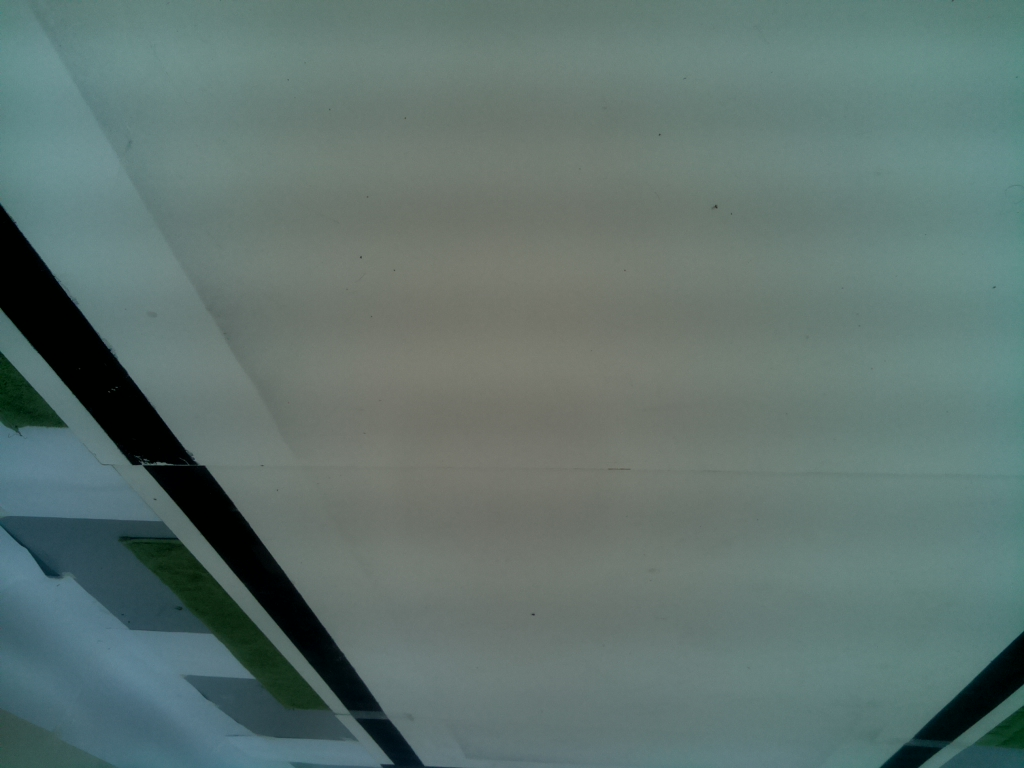
#> input picture 2021/tests/fotos_main/imagem_teste_contraste_3.jpg, 1024 x 768 px, found by its file name
$ python procurar_range_de_cor.py
#> lines starting #> are read from the running program, lines starting #| are printed output that depends on the picture
""" Programa para calibrar os ranges de cor utilizados para reconhecer a pista e os obstaculos pelo robo.
    Siga os passos para utiliza-lo:

    1 - Coloque o path correto da imagem na variavel global PATH.
    2 - Execute o programa. Abrira 4 imagens divididas numa janela que estara escrito a cor que deve ser mascarada a imagem e
    um track bar para ajustar os ranges.
    3 - Ajuste os ranges. Ao terminar, aperte Esc para passar para a proxima cor.
    4 - Repita o passo 3 ate o programa encerrar.

    O arquivo com os ranges estara salvo no mesmo diretorio com o nome ranges_<cor>.txt. O path para este arquivo pode ser
    passado no metodo mask() da Classe_imagem() para obter a mascara relativa a cor"""

import cv2
import numpy as np

PATH = "./tests/fotos_main/imagem_teste_contraste_3.jpg"
CORES = ["LARANJA", "VERMELHO", "BRANCO", "PRETO"]
FILES = ["ranges_laranja.txt", "ranges_vermelho.txt", "ranges_branco.txt", "ranges_preto.txt"]

def empty(a):
    pass


def stackImages(scale, imgArray):
    rows = len(imgArray)
    cols = len(imgArray[0])
    rowsAvailable = isinstance(imgArray[0], list)
    width = imgArray[0][0].shape[1]
    height = imgArray[0][0].shape[0]
    if rowsAvailable:
        for x in range(0, rows):
            for y in range(0, cols):
                if imgArray[x][y].shape[:2] == imgArray[0][0].shape[:2]:
                    imgArray[x][y] = cv2.resize(imgArray[x][y], (0, 0), None, scale, scale)
                else:
                    imgArray[x][y] = cv2.resize(imgArray[x][y], (imgArray[0][0].shape[1], imgArray[0][0].shape[0]),
                                                None, scale, scale)
                if len(imgArray[x][y].shape) == 2: imgArray[x][y] = cv2.cvtColor(imgArray[x][y], cv2.COLOR_GRAY2BGR)
        imageBlank = np.zeros((height, width, 3), np.uint8)
        hor = [imageBlank] * rows
        hor_con = [imageBlank] * rows
        for x in range(0, rows):
            hor[x] = np.hstack(imgArray[x])
        ver = np.vstack(hor)
    else:
        for x in range(0, rows):
            if imgArray[x].shape[:2] == imgArray[0].shape[:2]:
                imgArray[x] = cv2.resize(imgArray[x], (0, 0), None, scale, scale)
            else:
                imgArray[x] = cv2.resize(imgArray[x], (imgArray[0].shape[1], imgArray[0].shape[0]), None, scale, scale)
            if len(imgArray[x].shape) == 2: imgArray[x] = cv2.cvtColor(imgArray[x], cv2.COLOR_GRAY2BGR)
        hor = np.hstack(imgArray)
        ver = hor
    return ver

def main():
    for cor in CORES:
        with open(FILES[CORES.index(cor)], "r") as f:
#> (reads 2021/ranges_laranja.txt from the repository)
            lines = f.readlines()
            cur = lines[0].split(",")
            cv2.namedWindow("TrackBars")
            cv2.resizeWindow("TrackBars", 640, 240)
            cv2.createTrackbar("Hue Min", "TrackBars", int(cur[0]), 179, empty)
            cv2.createTrackbar("Hue Max", "TrackBars", int(cur[3]), 179, empty)
            cv2.createTrackbar("Sat Min", "TrackBars", int(cur[1]), 255, empty)
            cv2.createTrackbar("Sat Max", "TrackBars", int(cur[4]), 255, empty)
            cv2.createTrackbar("Val Min", "TrackBars", int(cur[2]), 255, empty)
            cv2.createTrackbar("Val Max", "TrackBars", int(cur[5]), 255, empty)


        while True:
            img = cv2.imread(PATH)
#> img is the input picture: shape (768, 1024, 3); mean B, G, R 111.4, 115.5, 95.4
            imgHSV = cv2.cvtColor(img, cv2. COLOR_BGR2HSV)
#> imgHSV: shape (768, 1024, 3); mean H, S, V 76.5, 57.1, 116.6
            h_min = cv2.getTrackbarPos("Hue Min", "TrackBars")
            h_max = cv2.getTrackbarPos("Hue Max", "TrackBars")
            s_min = cv2.getTrackbarPos("Sat Min", "TrackBars")
            s_max = cv2.getTrackbarPos("Sat Max", "TrackBars")
            v_min = cv2.getTrackbarPos("Val Min", "TrackBars")
            v_max = cv2.getTrackbarPos("Val Max", "TrackBars")
            # print(h_min, h_max, s_min, s_max, v_min, v_max)
            lower = np.array([h_min, s_min, v_min])
            upper = np.array([h_max, s_max, v_max])
            mask = cv2.inRange(imgHSV, lower, upper)
#> mask: shape (768, 1024); every value is 0
            imgResult = cv2.bitwise_and(img, imgHSV)
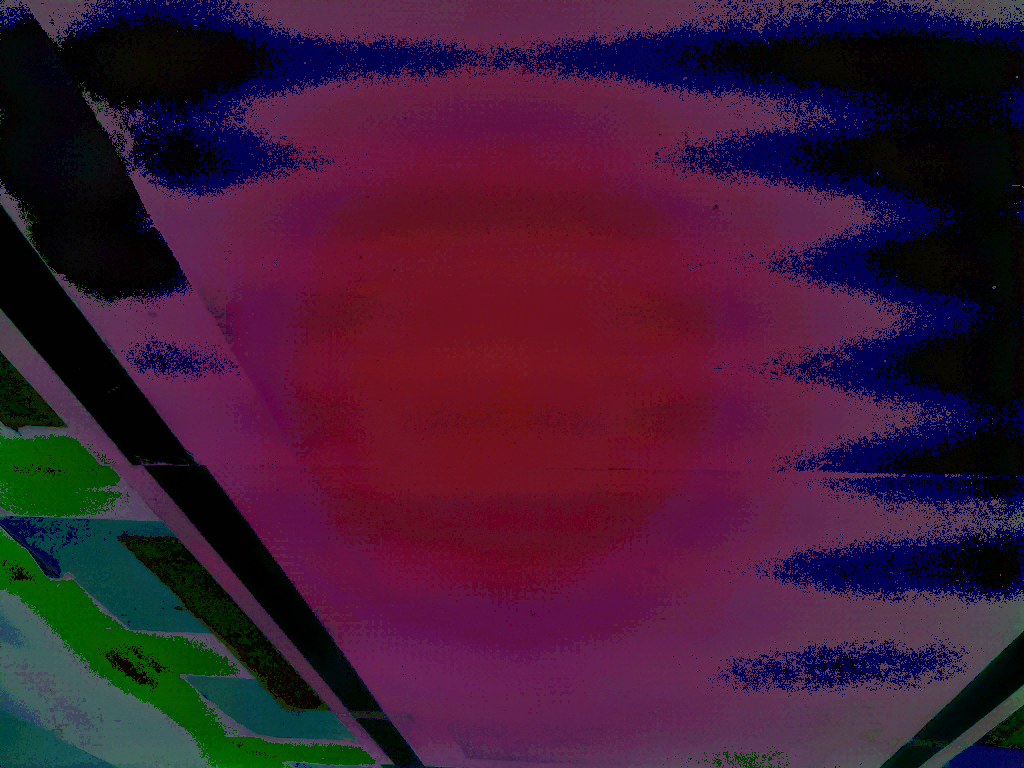
#> imgResult: shape (768, 1024, 3); mean B, G, R 52.6, 26.2, 63.6
            # cv2.imshow("Mask", mask)
            # cv2.imshow("Result", imgResult)

            imgStack = stackImages(0.3, ([img, imgHSV], [mask, imgResult]))
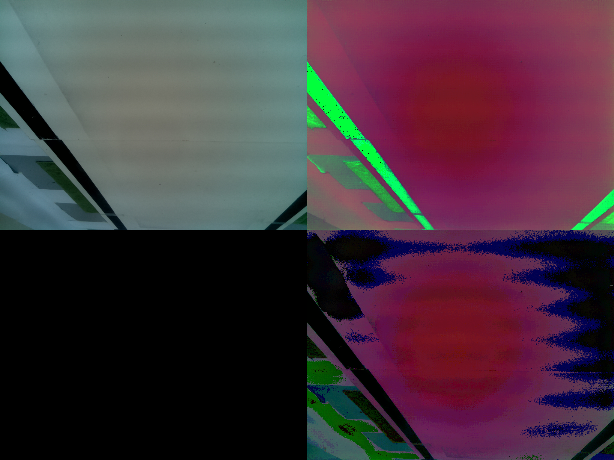
#> imgStack: shape (460, 614, 3); mean B, G, R 60.1, 49.6, 68.9
            little = cv2.resize(imgStack, (960, 540))
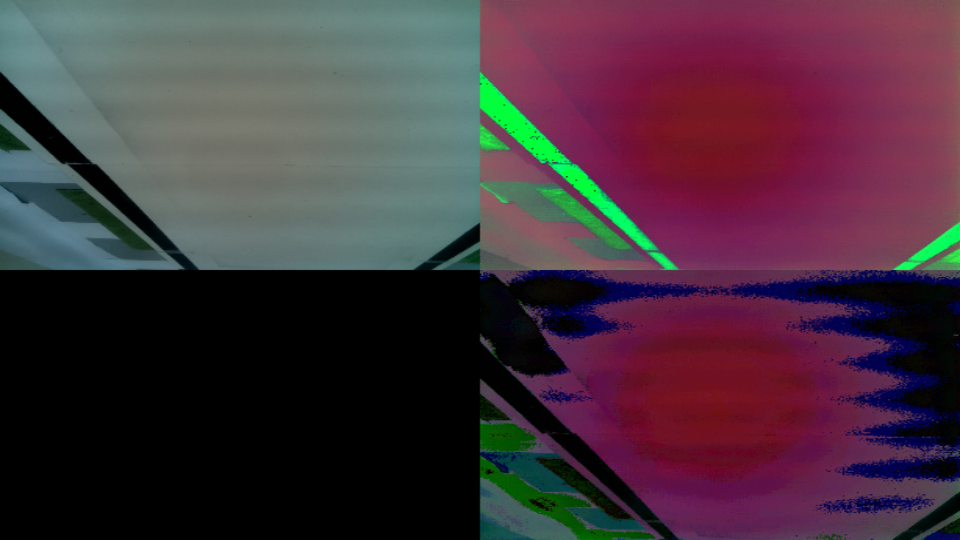
#> little: shape (540, 960, 3); mean B, G, R 60, 49.6, 68.8
            cv2.imshow("Ranges do " + cor, little)

            with open(FILES[CORES.index(cor)], "w") as f:
                f.write(str(lower[0])+","+str(lower[1])+","+str(lower[2])+","+str(upper[0])+","+str(upper[1])+","+str(upper[2]))
            k = cv2.waitKey(33)
#> (key Esc is pressed here)
            if k==27:    # Esc key to stop
                break
if __name__ == "__main__": main()
